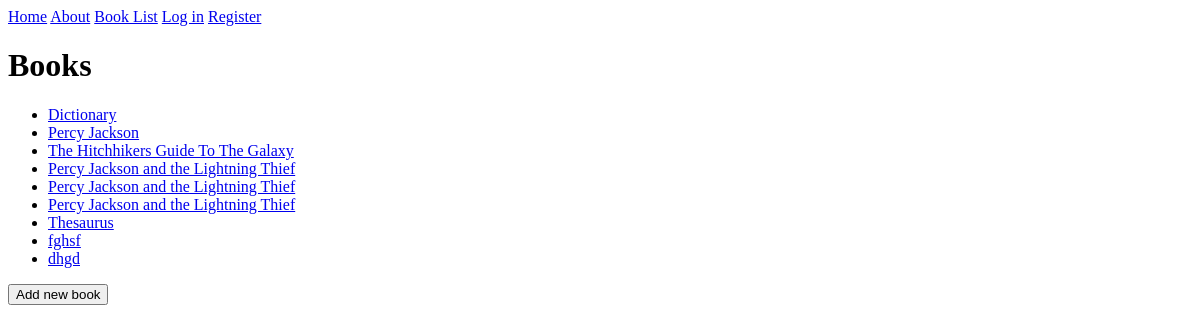
The app's page /books/list/, older data.
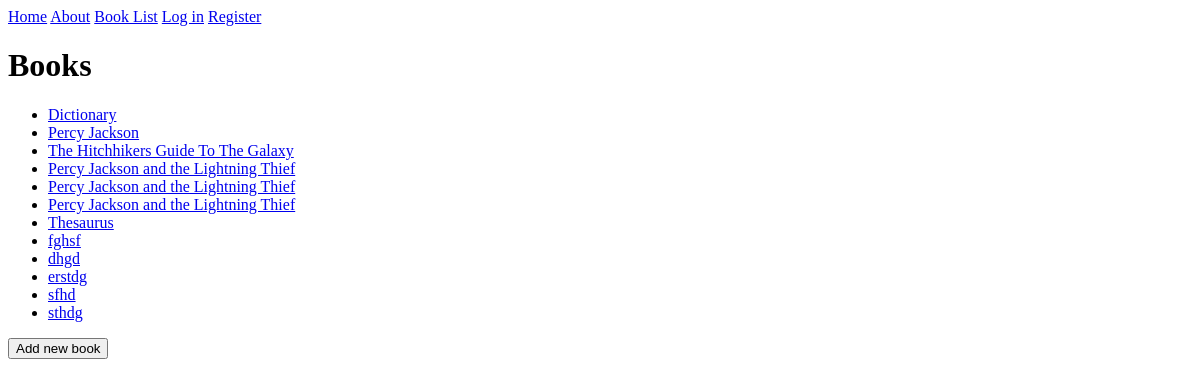
The same page, newer data.
### books/models.py (models this page shows, shortened)
class Book(models.Model):
    name = models.CharField(max_length=50)
    author = models.ForeignKey(Author, on_delete=models.SET_NULL, null=True)
    borrower = models.ForeignKey(User, on_delete=models.SET_NULL, null=True)

### books/views.py (the view)
# urls.py: path("list/", views.list, name="books-list"),
def list(request):
    books =  Book.objects.all()
    return render(request, "book-list.html", {"books": books})

### books/templates/book-list.html (shortened to what this page needs)
{% extends 'base.html' %}
{% block heading %}<h1>Books</h1>{% endblock heading %}
{% block content %}
<ul>
    {% for book in books%}
    <li><a href="{% url 'books-show' id=book.id %}">{{book.name}}</a></li>
    {% endfor %}
</ul>
<a href="{% url 'books-create' %}"> <button>Add new book</button></a>
{% endblock content %}

Row changes from the older to the newer data that the page shows:
added Book: name "erstdg"
added Book: name "sfhd"
added Book: name "sthdg"
